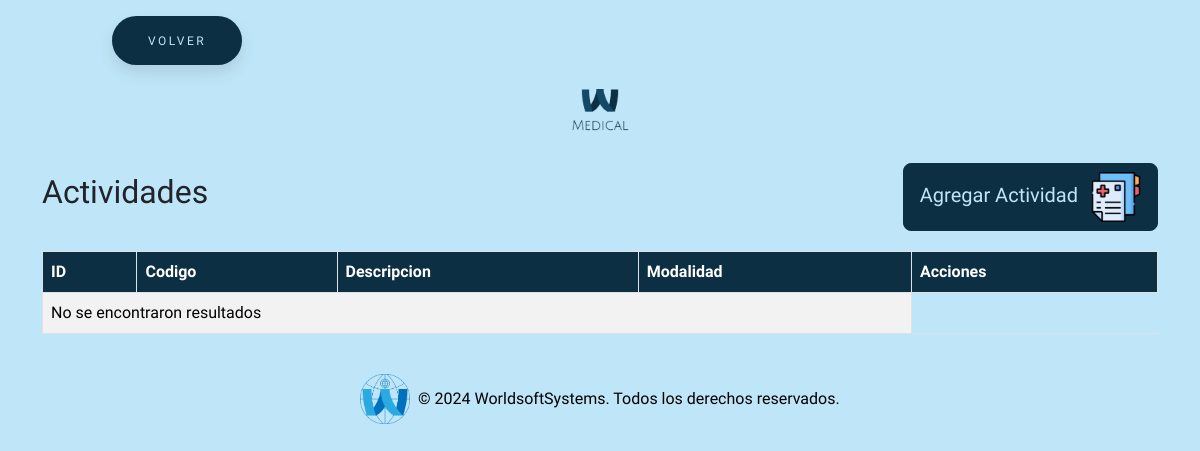
Page /todosAjustes/actividades/actividades.php (signed in) on the earlier database version.
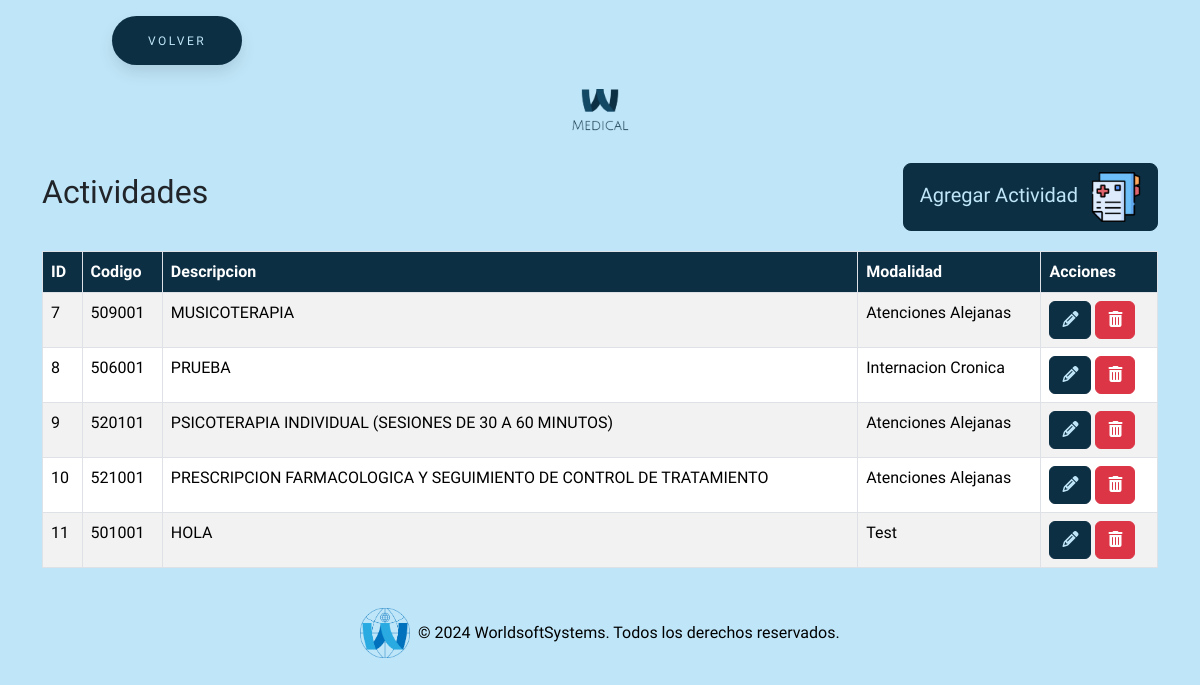
Same page on the later database version.
### tables this page shows
CREATE TABLE `actividades` (
  `descripcion` varchar(255) NOT NULL,
  `id` int(255) NOT NULL,
  `codigo` varchar(255) NOT NULL,
  `modalidad` int(11) NOT NULL
);

CREATE TABLE `modalidad` (
  `id` int(11) NOT NULL,
  `codigo` varchar(255) NOT NULL,
  `descripcion` varchar(255) NOT NULL
);

### todosAjustes/actividades/actividades.php (the view, shortened to what this page needs)
<?php
require_once "../../conexion.php";
$sql = "SELECT a.id AS a_id,a.codigo AS a_codigo,a.descripcion AS a_desc,m.descripcion AS desc_modali,m.id AS id_modali FROM actividades a JOIN modalidad m ON a.modalidad = m.id";
$result = $conn->query($sql);
?>
<!DOCTYPE html>
<html lang="en">
<head>
    <link href="https://cdn.jsdelivr.net/npm/bootstrap@5.3.3/dist/css/bootstrap.min.css" rel="stylesheet"
>
    <link rel="stylesheet" href="https://cdnjs.cloudflare.com/ajax/libs/font-awesome/6.5.2/css/all.min.css"
 />
    <link rel="stylesheet" href="../../estilos/styleBotones.css">
    <link rel="stylesheet" href="../../estilos/styleGeneral.css">
</head>
<body>
    <button class="button" style="vertical-align:middle; margin-left:7rem"
        onclick="window.location.href = '../../seccionAjustes/ajustes.php';">
        <span>VOLVER</span>
    </button>
    <div class="text-center my-4">
        <img src="../../img/logo.png" alt="Logo MEDICAL" class="img-fluid" style="max-width: 120px;">
    </div>
    <div class="container">
        <div class="title-container">
            <h2>Actividades</h2>
            <button type="button" class="btn btn-custom btn-lg" data-bs-toggle="modal"
                data-bs-target="#agregarActividadModal">
                Agregar Actividad <img src="../../img/actividad.png" alt="Icono agregar obra social"
                    style="width: 50px; height: 50px; margin-left: 8px;">
            </button>
        </div>
        <table class="table table-striped table-bordered">
            <thead class="table-custom">
                <tr>
                    <th>ID</th>
                    <th>Codigo</th>
                    <th>Descripcion</th>
                    <th>Modalidad</th>
                    <th>Acciones</th>
                </tr>
            </thead>
            <tbody>
                <?php if ($result->num_rows > 0): ?>
                    <?php while ($row = $result->fetch_assoc()): ?>
                        <tr>
                            <td><?= $row["a_id"] ?></td>
                            <td><?= $row["a_codigo"] ?></td>
                            <td><?= $row["a_desc"] ?></td>
                            <td><?= $row["desc_modali"] ?></td>
                            <td>
                                <button class="btn btn-custom-editar" onclick='editarActividad(<?= json_encode($row) ?>)'><i
                                        class="fas fa-pencil-alt"></i></button>
                                <a href="?eliminar=<?= $row['a_id'] ?>" class="btn btn-danger"
                                    onclick="return confirm('¿Estás seguro de que deseas eliminar esta actividad?');"><i
                                        class="fas fa-trash-alt"></i></a>
                            </td>
                        </tr>
                    <?php endwhile; ?>
                <?php else: ?>
                    <tr>
                        <td colspan="4">No se encontraron resultados</td>
                    </tr>
                <?php endif; ?>
            </tbody>
        </table>
    </div>
    <footer class="bg-dark text-white text-center py-4 mt-auto">
        <div class="container">
            <div class="row justify-content-center">
                <div class="col-md-12 footer-logo-text">
                    <img src="../../img/logoWSS.png" alt="Logo" class="img-fluid" style="max-height: 50px;">
                    <p class="mb-0">&copy; 2024 WorldsoftSystems. Todos los derechos reservados.</p>
                </div>
            </div>
        </div>
    </footer>
</body>
</html>

### estilos/styleBotones.css (style rules this page uses)
:root { --primary-color: #0d2f44; }
.title-container { display: flex; align-items: center; justify-content: space-between; margin-bottom: 20px; }
.btn-custom { background-color: var(--primary-color) !important; border-color: var(--primary-color) !important; color: #bfe6f8 !important; transition: all 0.3s ease; }
.btn-custom-editar { background-color: var(--primary-color) !important; border-color: var(--primary-color) !important; color: #bfe6f8 !important; transition: all 0.3s ease; }
.button { padding: 1.3em 3em; font-size: 12px; text-transform: uppercase; letter-spacing: 2.5px; font-weight: 500; color: #bfe6f8; background-color: var(--primary-color) !important; border-color: var(--primary-color) !important; border: none; border-radius: 45px; box-shadow: 0px 8px 15px rgba(0, 0, 0, 0.1); transition: all 0.3s ease 0s; cursor: pointer; outline: none; margin-top: 1rem; }

### estilos/styleGeneral.css (style rules this page uses)
:root { --primary-color: #0d2f44; }
body, html { background-color: #bfe6f8 !important; font-family: 'Cabin Condensed', sans-serif !important; }
a { text-decoration: none !important; }
.table-custom th { background-color: var(--primary-color) !important; color: white !important; }
.footer-logo-text { display: flex; align-items: center; justify-content: center; color: #000; }
footer.bg-dark { background-color: transparent !important; padding-top: 10rem; }
.footer-logo-text img { margin-right: 0.5rem; }

Differences in the rows shown:
added actividades: id "7", codigo "509001", descripcion "MUSICOTERAPIA", modalidad.descripcion "Atenciones Alejanas"
added actividades: id "8", codigo "506001", descripcion "PRUEBA", modalidad.descripcion "Internacion Cronica"
added actividades: id "9", codigo "520101", descripcion "PSICOTERAPIA INDIVIDUAL (SESIONES DE 30 A 60 MINUTOS)", modalidad.descripcion "Atenciones Alejanas"
added actividades: id "10", codigo "521001", descripcion "PRESCRIPCION FARMACOLOGICA Y SEGUIMIENTO DE CONTROL DE TRATAMIENTO", modalidad.descripcion "Atenciones Alejanas"
added actividades: id "11", codigo "501001", descripcion "HOLA", modalidad.descripcion "Test"
Other differences:
text no longer shown: "No se encontraron resultados"
